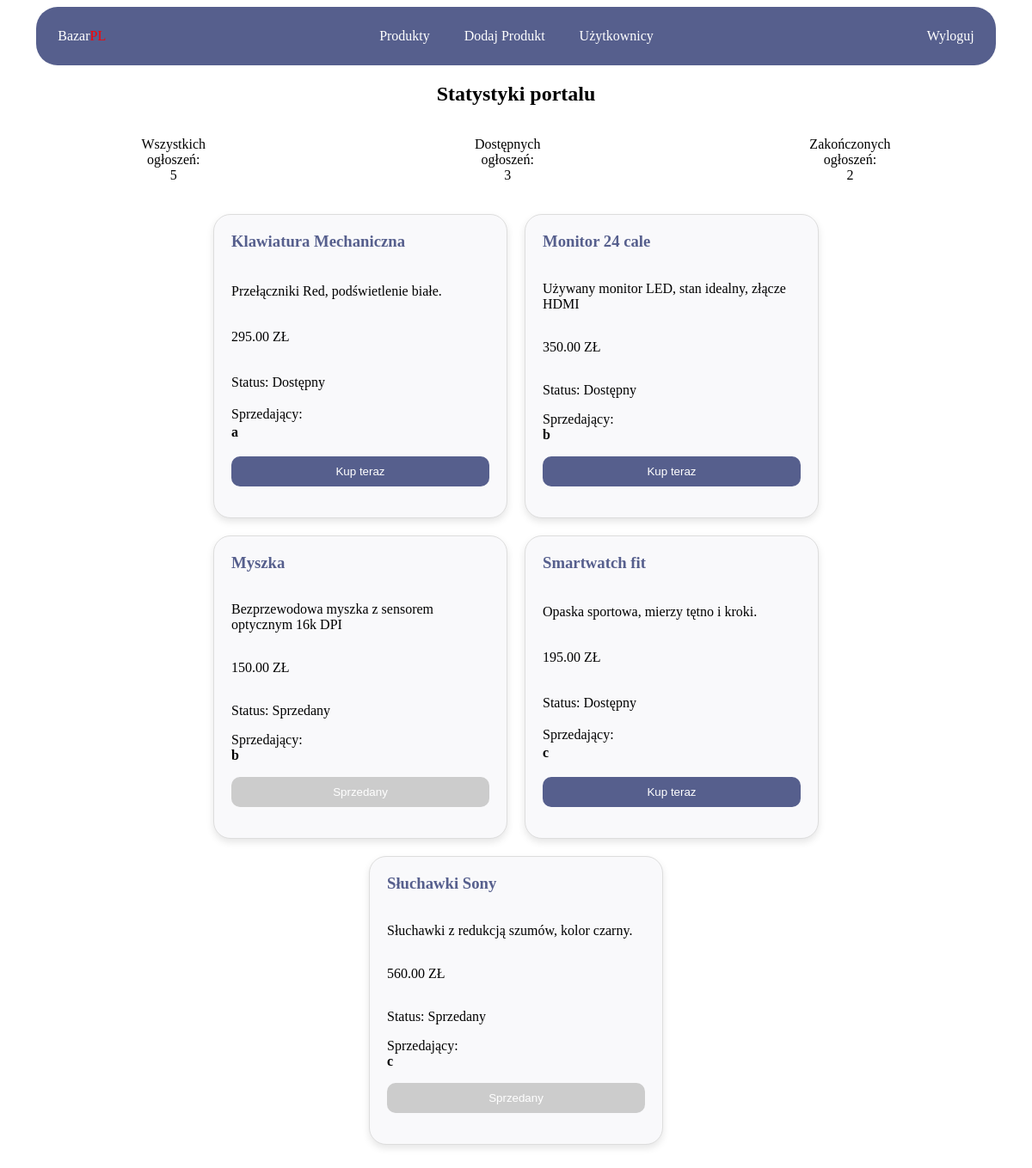
The page / on the database its author committed.
### tables this page shows
CREATE TABLE `products` (
  `id` int(11) NOT NULL,
  `name` varchar(255) NOT NULL,
  `description` text DEFAULT NULL,
  `price` decimal(10,2) NOT NULL,
  `status` varchar(50) DEFAULT 'available',
  `user_id` int(11) NOT NULL,
  `created_at` timestamp NOT NULL DEFAULT current_timestamp()
);

CREATE TABLE `users` (
  `id` int(11) NOT NULL,
  `name` varchar(50) NOT NULL,
  `surname` varchar(50) NOT NULL,
  `login` varchar(50) NOT NULL,
  `password` varchar(255) NOT NULL,
  `email` varchar(100) NOT NULL
);

### index.php (the view, shortened to what this page needs)
<!DOCTYPE html>
<html lang="en">
<head>
    <link rel="stylesheet" href="style.css">
</head>
<body>
    <header>
        <section class="nazwa">
            <a href="index.php">Bazar<span class="pl">PL</span></a>
        </section>
        <nav>
            <a href="index.php">Produkty</a><a href="add_product.php">Dodaj Produkt</a><a href="users.php">Użytkownicy</a>
        </nav>
        <section class="login_info">
            <a href="logout.php">Wyloguj</a>
        </section>
    </header>
    <main>
        <h2>Statystyki portalu</h2>
        <section class='statistics'>
            <?php
                $con = mysqli_connect('localhost','root','','marketplace');
                $query_all = "Select count(id) from products";
                $result_all = mysqli_query($con,$query_all);
                while($row_all = mysqli_fetch_row($result_all)){
                    echo "<p>Wszystkich <br> ogłoszeń: <br>".$row_all[0]."</p>";
                }
                $query_available = "Select count(id) from products where status = 'dostepny'";
                $result_available = mysqli_query($con,$query_available);
                while($row_available = mysqli_fetch_row($result_available)){
                    echo "<p>Dostępnych <br> ogłoszeń: <br>".$row_available[0]."</p>";
                }
                $query_sold = "Select count(id) from products where status = 'sprzedany'";
                $result_sold = mysqli_query($con,$query_sold);
                while($row_sold = mysqli_fetch_row($result_sold)){
                    echo "<p>Zakończonych <br> ogłoszeń: <br>".$row_sold[0]."</p>";
                }
            ?>
        </section>
        <section class='product_list'>
            <?php
                $query_list_products = "select products.*, users.login from products join users on products.user_id = users.id";
                $result_list_products = mysqli_query($con, $query_list_products);
                while($a = mysqli_fetch_assoc($result_list_products)){
                    echo "<div>";
                    echo "<h3>".$a['name']."</h3>";
                    echo "<p>".$a['description']."</p>";
                    echo "<p>".$a['price']." ZŁ</p>";
                    echo "<p>Status: ".$a['status']."</p>";
                    echo "Sprzedający: <b>".$a['login']."</b>";
                    if($_SESSION['login'] == $a['user_id']){
                        echo "<p>Twój produkt</p>";
                        echo "<input type='button' value='Twój produkt' disabled>";
                    }
                    else if($a['status'] == 'Sprzedany'){
                        echo "<p><input type='button' value='Sprzedany' disabled></p>";
                    }
                    else{
                        echo "<p><a href='buy_process.php?id=".$a['id']."'><input type='button' value='Kup teraz'></a></p>";
                    }
                    echo "</div>";
                }
            ?>
        </section>
    </main>
</body>
</html>

### style.css (style rules this page uses)
body { max-width: 100%; display: flex; align-items: center; flex-direction: column; }
header { width: 90%; display: flex; justify-content: space-between; background-color: #565f8d; padding: 25px; border-radius: 25px; color: white; }
header a { color: white; text-decoration: none; }
.pl { color: red; }
nav a { margin: 20px; }
main { width: 100%; }
main h2 { text-align: center; }
.statistics { display: flex; flex-direction: row; justify-content: space-around; text-align: center; }
.product_list { display: flex; flex-wrap: wrap; justify-content: center; gap: 20px; padding: 20px; width: 90%; margin: 0 auto; }
.product_list div { width: 300px; background-color: #f9f9fb; padding: 20px; border: 1px solid #ddd; border-radius: 20px; display: flex; flex-direction: column; justify-content: space-between; box-shadow: 0 4px 8px rgba(0,0,0,0.1); transition: transform 0.2s; }
.product_list input[type=button] { width: 100%; padding: 10px; border-radius: 10px; border: none; background-color: #565f8d; color: white; cursor: pointer; }
.product_list input[type=button]:disabled { background-color: #ccc; cursor: not-allowed; }
.product_list h3 { margin-top: 0; color: #565f8d; }

### rows shown on the page
products: name "Klawiatura Mechaniczna", description "Przełączniki Red, podświetlenie białe.", price "295.00", status "Dostępny", user.login "a"
products: name "Monitor 24 cale", description "Używany monitor LED, stan idealny, złącze HDMI", price "350.00", status "Dostępny", user.login "b"
products: name "Myszka", description "Bezprzewodowa myszka z sensorem optycznym 16k DPI", price "150.00", status "Sprzedany", user.login "b"
products: name "Smartwatch fit", description "Opaska sportowa, mierzy tętno i kroki.", price "195.00", status "Dostępny", user.login "c"
products: name "Słuchawki Sony", description "Słuchawki z redukcją szumów, kolor czarny.", price "560.00", status "Sprzedany", user.login "c"

### other values the page prints
$row_all[0] "5"
$row_available[0] "3"
$row_sold[0] "2"
